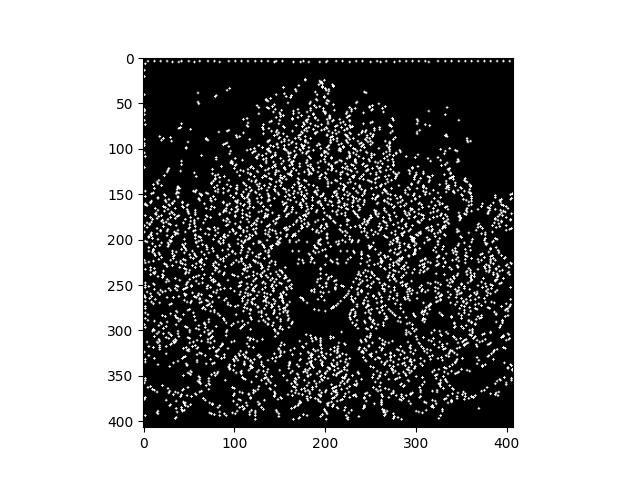
#> input picture car_sampled_points.jpg, 640 x 480 px
$ python -i generate_edges.py   (imports and definitions only)
#> lines starting #> are read from the running program, lines starting #| are printed output that depends on the picture; after the words box and inside, x2 and y2 are one past the last pixel; in counts of white or black regions, pixels touching at a corner belong together
#> further down, picture is the input picture: shape (480, 640, 3); min 0, max 255, mean 153.6
import cv2
import numpy as np

class EdgeGeneration():

    def __init__(self, image: np.ndarray):
        self.image = cv2.cvtColor(image, cv2.COLOR_RGB2GRAY)
        self.edges = None


    def generate_edges(self, reduce_factor=1, blur_size=5) -> np.ndarray:
#> called with reduce_factor = 1, blur_size = 5
        width, height = self.image.shape
#> width = 480; height = 640
        image_resized = cv2.resize(self.image, (height // reduce_factor, width // reduce_factor))
        blurred_image = cv2.GaussianBlur(image_resized, (blur_size, blur_size), 0)
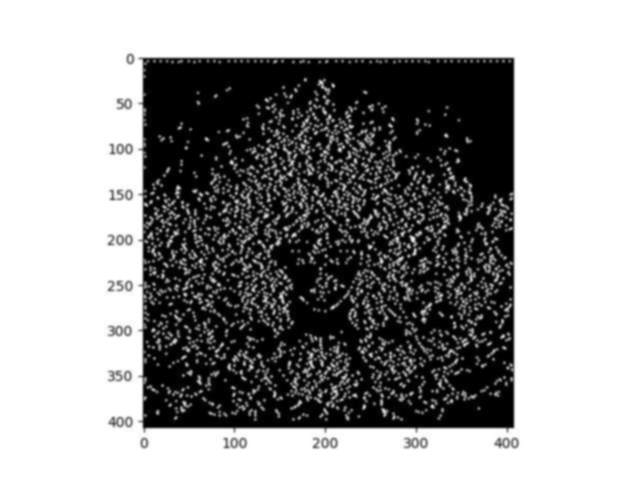
#> blurred_image: shape (480, 640); min 0, max 255, mean 153.6
        self.edges = cv2.Canny(blurred_image, threshold1=70, threshold2=200) // 255
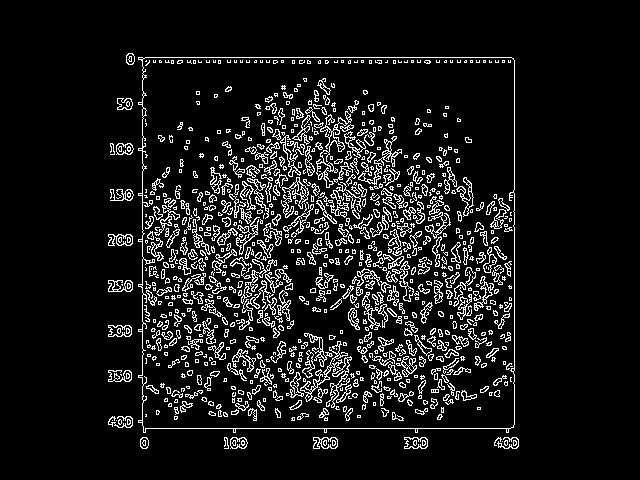
#> self.edges: shape (480, 640); values 0 (black) and 1 (white), 9.3% white in thin lines or dots, all inside (x1, y1, x2, y2) = (108, 53, 519, 449)

        # Update the height and width to the resized image dimensions
        self.edges_height, self.edges_width = self.edges.shape  # Correct this line
#> self.edges_height = 480; self.edges_width = 640

        self.edges = cv2.resize(self.edges, (self.edges.shape[0]* reduce_factor, self.edges.shape[1]*reduce_factor))
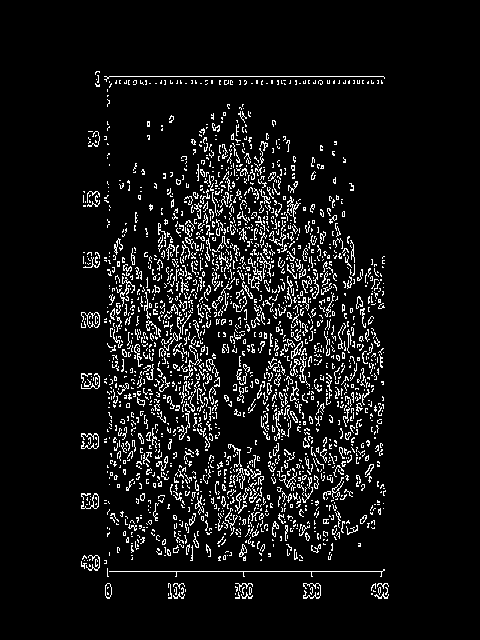
#> self.edges: shape (640, 480); values 0 (black) and 1 (white), 7.7% white in thin lines or dots, all inside (x1, y1, x2, y2) = (81, 71, 389, 599)

        return self.edges


    # [82 lines left out: functions generate_filters_random, generate_filters_checkerboard_fill, generate_filters_checkered, _alter_edges, step, not called in this run]

>>> import cv2
>>> picture = cv2.cvtColor(cv2.imread('car_sampled_points.jpg'), cv2.COLOR_BGR2RGB)
>>> result = EdgeGeneration(picture).generate_edges()
